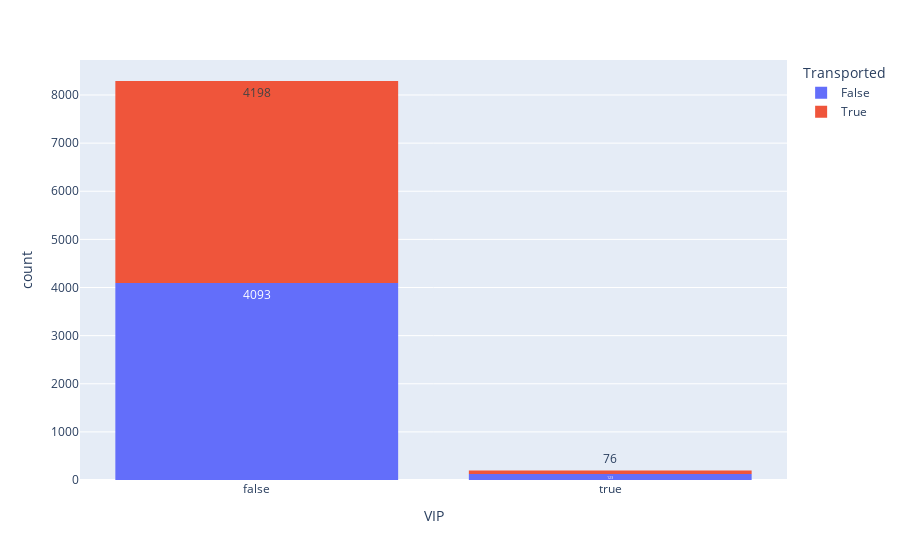

Notebook cell for this chart:
### Code cell
# convert VIP to boolean
train['VIP'] = train.VIP.astype('boolean')
fig = px.histogram(train, x = 'VIP', color = 'Transported', text_auto = True)
fig.show()

### Figure 1 — Plotly figure (JSON) as saved in the notebook; plotly's stock layout.template omitted (floating-point values rounded to 4 significant figures; data arrays with more than 128 entries replaced by an {"elided": "..."} marker saying what was removed)
{"data": [{"alignmentgroup": "True", "bingroup": "x", "hovertemplate": "Transported=False<br>VIP=%{x}<br>count=%{y}<extra></extra>", "legendgroup": "False", "marker": {"color": "#636efa", "pattern": {"shape": ""}}, "name": "False", "offsetgroup": "False", "orientation": "v", "showlegend": true, "texttemplate": "%{value}", "type": "histogram", "x": {"elided": "4315 bool values"}, "xaxis": "x", "yaxis": "y"}, {"alignmentgroup": "True", "bingroup": "x", "hovertemplate": "Transported=True<br>VIP=%{x}<br>count=%{y}<extra></extra>", "legendgroup": "True", "marker": {"color": "#EF553B", "pattern": {"shape": ""}}, "name": "True", "offsetgroup": "True", "orientation": "v", "showlegend": true, "texttemplate": "%{value}", "type": "histogram", "x": {"elided": "4378 bool values"}, "xaxis": "x", "yaxis": "y"}], "layout": {"barmode": "relative", "legend": {"title": {"text": "Transported"}, "tracegroupgap": 0}, "margin": {"t": 60}, "xaxis": {"anchor": "y", "domain": [0, 1], "title": {"text": "VIP"}}, "yaxis": {"anchor": "x", "domain": [0, 1], "title": {"text": "count"}}}}
